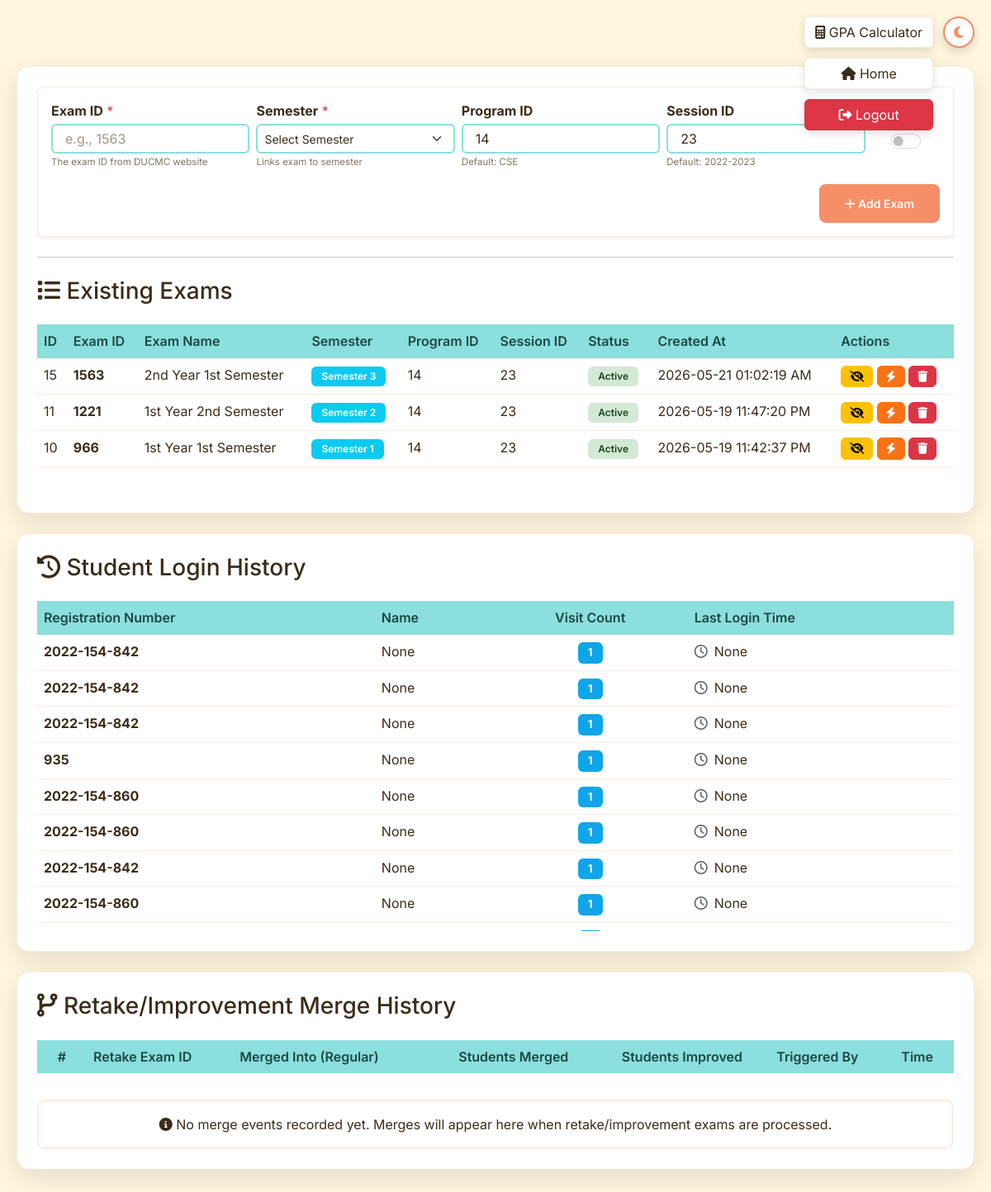
The page /admin/ (signed in) on the database its author committed.
### tables this page shows
CREATE TABLE exams(id INTEGER PRIMARY KEY AUTOINCREMENT,exam_id VARCHAR(50)NOT NULL UNIQUE,exam_name TEXT NOT NULL,program_id VARCHAR(50)DEFAULT'14',session_id VARCHAR(50)DEFAULT'23',created_at TIMESTAMP DEFAULT CURRENT_TIMESTAMP,is_active BOOLEAN DEFAULT 1, semester INTEGER);

CREATE TABLE login_logs(id INTEGER PRIMARY KEY AUTOINCREMENT,registration_no VARCHAR(50)NOT NULL,login_time TEXT NOT NULL);

### app/routes/admin.py (the view)
@admin_bp.route('/')
@login_required
def admin():
    return render_template('admin.html', exams=get_enriched_exams(exam_repo.get_all()), login_logs=login_log_repo.get_all_logs(), merge_logs=merge_log_repo.get_all())

### app/__init__.py (called while the page is built)
def format_bd_time(value):
    if not value or value == 'N/A':
        return value
    dt = None
    if isinstance(value, str):
        try:
            dt = datetime.strptime(value, '%Y-%m-%d %H:%M:%S')
        except ValueError:
            try:
                dt = datetime.strptime(value, '%Y-%m-%d %H:%M:%S.%f')
            except ValueError:
                return value
    elif isinstance(value, datetime):
        dt = value
    else:
        return value
    if dt:
        utc_dt = dt.replace(tzinfo=timezone.utc)
        bd_tz = timezone(timedelta(hours=6))
        bd_dt = utc_dt.astimezone(bd_tz)
        return bd_dt.strftime('%Y-%m-%d %I:%M:%S %p')
    return value

### app/models/models.py (called while the page is built, shortened)
def rewrite_sql(sql: str, is_pg: bool) -> str:
    if not is_pg:
        return sql

    def fetchall(self):
        rows = self.cursor.fetchall()
        return [dict(row) for row in rows] if self.is_pg else rows

    def __iter__(self):
        return self

    def __next__(self):
        row = next(self.cursor)
        return dict(row) if self.is_pg else row

    def execute(self, sql: str, params=None):
        cursor = self.conn.cursor()
        rewritten_sql = rewrite_sql(sql, self.is_pg)
        if params is None:
            cursor.execute(rewritten_sql)
        else:
            cursor.execute(rewritten_sql, params)
        return DatabaseCursorWrapper(cursor, self.is_pg)

 def get_all(self)->List[Dict]:
  with self.db.get_connection()as conn:return[dict(row)for row in conn.execute('SELECT*FROM exams ORDER BY created_at DESC')]

 def get_all_logs(self)->List[Dict]:
  try:
   with self.db.get_connection()as conn:
    return[dict(row)for row in conn.execute('SELECT*FROM login_logs ORDER BY last_login_time DESC LIMIT 100')]
  except Exception:return[]

 def get_all(self)->List[Dict]:
  try:
   with self.db.get_connection()as conn:
    return[dict(row)for row in conn.execute('SELECT*FROM merge_logs ORDER BY id DESC LIMIT 100')]
  except Exception:return[]

### app/routes/admin.py (called while the page is built)
def login_required(f):
    @wraps(f)
    def decorated_function(*args, **kwargs):
        if not session.get('logged_in'):
            flash('Please log in to access the admin panel', 'error')
            return redirect(url_for('main.login'))
        return f(*args, **kwargs)
    return decorated_function

### templates/admin.html (shortened to what this page needs)
{% extends 'base.html' %}
{% block body_class %}admin-page{% endblock %}
{% import 'components/nav.html' as nav %}
{% block navigation %}
{{ nav.navigation('admin', session) }}
{% endblock %}
{% block content %}
{% import 'components/badges.html' as badges %}
<main class="main-container">
    <div class="card">
        <div class="card-body p-4">
            <form method="POST" action="/admin/add_exam"
                class="form-container-premium mb-4 p-3 border rounded shadow-sm">
                <div class="row g-2 align-items-start">
                    <div class="col-6 col-md">
                        <div class="form-group mb-1">
                            <label for="exam_id" class="form-label mb-1"><strong>Exam ID</strong> <span
                                    class="text-danger">*</span></label>
                            <input type="text" class="form-control form-control-sm" id="exam_id" name="exam_id" required
                                placeholder="e.g., 1563">
                            <small class="text-muted d-block mt-1 form-helper-text">The exam ID from DUCMC website</small>
                        </div>
                    </div>
                    <div class="col-6 col-md">
                        <div class="form-group mb-1">
                            <label for="semester" class="form-label mb-1"><strong>Semester</strong> <span
                                    class="text-danger">*</span></label>
                            <select class="form-select form-select-sm" id="semester" name="semester" required>
                                <option value="">Select Semester</option>
                            </select>
                            <small class="text-muted d-block mt-1 form-helper-text">Links exam to semester</small>
                        </div>
                    </div>
                    <div class="col-6 col-md">
                        <div class="form-group mb-1">
                            <label for="program_id" class="form-label mb-1"><strong>Program ID</strong></label>
                            <input type="text" class="form-control form-control-sm" id="program_id" name="program_id"
                                value="14" placeholder="Default: 14">
                            <small class="text-muted d-block mt-1 form-helper-text">Default: CSE</small>
                        </div>
                    </div>
                    <div class="col-6 col-md">
                        <div class="form-group mb-1">
                            <label for="session_id" class="form-label mb-1"><strong>Session ID</strong></label>
                            <input type="text" class="form-control form-control-sm" id="session_id" name="session_id"
                                value="23" placeholder="Default: 23">
                            <small class="text-muted d-block mt-1 form-helper-text">Default: 2022-2023</small>
                        </div>
                    </div>
                    <div class="col-6 col-md-2 col-lg-1">
                        <div class="form-group mb-1 text-center">
                            <label class="form-label mb-1" style="display: inline-block; min-height: 21px;"><span
                                    class="badge badge-retake">Retake</span></label>
                            <div class="form-check form-switch d-flex align-items-center justify-content-center mb-0"
                                style="height: 36px;">
                                <input class="form-check-input mb-0" type="checkbox" id="is_retake" name="is_retake"
                                    value="1" style="cursor: pointer; transform: scale(1.15);">
                            </div>
                        </div>
                    </div>
                </div>
                <div class="d-flex align-items-center justify-content-end gap-3 mt-3">
                    <button type="submit" class="btn btn-sm btn-primary">
                        <i class="fas fa-plus"></i> Add Exam
                    </button>
                </div>
            </form>
            <hr>
            <h3 class="mb-4 mt-4"><i class="fas fa-list"></i> Existing Exams</h3>
            <div class="table-responsive">
                <table class="table table-hover">
                    <thead>
                        <tr>
                            <th>ID</th>
                            <th>Exam ID</th>
                            <th>Exam Name</th>
                            <th>Semester</th>
                            <th>Program ID</th>
                            <th>Session ID</th>
                            <th>Status</th>
                            <th>Created At</th>
                            <th>Actions</th>
                        </tr>
                    </thead>
                    <tbody>
                        {% for exam in exams %}
                        <tr>
                            <td>{{ exam.id }}</td>
                            <td><strong>{{ exam.exam_id }}</strong></td>
                            <td>{{ exam.exam_name }}</td>
                            <td>{{ badges.semester_badge(exam.semester) }}</td>
                            <td>{{ exam.program_id }}</td>
                            <td>{{ exam.session_id }}</td>
                            <td>{{ badges.active_badge(exam.is_active) }}</td>
                            <td>{{ exam.created_at | bd_time }}</td>
                            <td>
                                <form method="POST" action="/admin/toggle_exam/{{ exam.id }}" style="display: inline;">
                                    <button type="submit" class="btn btn-sm btn-warning"
                                        title="{{ 'Deactivate' if exam.is_active else 'Activate' }}">
                                        <i class="fas fa-{{ 'eye-slash' if exam.is_active else 'eye' }}"></i>
                                    </button>
                                </form>
                                <form method="POST" action="/admin/retry_scrape/{{ exam.exam_id }}"
                                    style="display: inline;"
                                    onsubmit="return confirm('Re-dispatch scrape to GitHub Actions for this exam?');">
                                    <button type="submit" class="btn btn-sm btn-warning" title="Retry Scrape"
                                        style="background:#f97316;border-color:#f97316;color:#fff;">
                                        <i class="fas fa-bolt"></i>
                                    </button>
                                </form>
                                <form method="POST" action="/admin/delete_exam/{{ exam.id }}" style="display: inline;"
                                    onsubmit="return confirm('Are you sure you want to delete this exam?');">
                                    <button type="submit" class="btn btn-sm btn-danger" title="Delete">
                                        <i class="fas fa-trash"></i>
                                    </button>
                                </form>
                            </td>
                        </tr>
                        {% endfor %}
                    </tbody>
                </table>
            </div>
        </div>
    </div>
    <div class="card mt-4">
        <div class="card-body p-4">
            <h3 class="mb-4"><i class="fas fa-history"></i> Student Login History</h3>
            <div class="table-responsive" style="max-height: 400px; overflow-y: auto;">
                <table class="table table-hover">
                    <thead>
                        <tr>
                            <th>Registration Number</th>
                            <th>Name</th>
                            <th style="text-align: center;">Visit Count</th>
                            <th>Last Login Time</th>
                        </tr>
                    </thead>
                    <tbody>
                        {% for log in login_logs %}
                        <tr>
                            <td><strong>{{ log.registration_no }}</strong></td>
                            <td>{{ log.student_name }}</td>
                            <td style="text-align: center;"><span class="badge" style="background:#0ea5e9;color:#fff;font-size:0.85em;">{{ log.visit_count }}</span></td>
                            <td><i class="far fa-clock text-muted me-2"></i>{{ log.last_login_time }}</td>
                        </tr>
                        {% endfor %}
                    </tbody>
                </table>
            </div>
        </div>
    </div>
    <div class="card mt-4">
        <div class="card-body p-4">
            <h3 class="mb-4"><i class="fas fa-code-branch"></i> Retake/Improvement Merge History</h3>
            <div class="table-responsive" style="max-height: 400px; overflow-y: auto;">
                <table class="table table-hover">
                    <thead>
                        <tr>
                            <th style="width: 60px; text-align: center;">#</th>
                            <th>Retake Exam ID</th>
                            <th>Merged Into (Regular)</th>
                            <th style="text-align: center;">Students Merged</th>
                            <th style="text-align: center;">Students Improved</th>
                            <th>Triggered By</th>
                            <th>Time</th>
                        </tr>
                    </thead>
                </table>
            </div>
            {% if not merge_logs %}
            <div class="alert alert-info text-center mb-0">
                <i class="fas fa-info-circle"></i> No merge events recorded yet. Merges will appear here when retake/improvement exams are processed.
            </div>
            {% endif %}
        </div>
    </div>
</main>
{% endblock %}

### templates/base.html (shortened to what this page needs)
<!DOCTYPE html>
<html lang="en">
<head>
    <link href="https://cdn.jsdelivr.net/npm/bootstrap@5.3.0/dist/css/bootstrap.min.css" rel="stylesheet">
    <link rel="stylesheet" href="https://cdnjs.cloudflare.com/ajax/libs/font-awesome/6.4.0/css/all.min.css">
    <link rel="stylesheet" href="{{ url_for('static', filename='css/main.css') }}">
</head>
<body class="{% block body_class %}{% endblock %}">
    <button id="themeToggle" class="theme-toggle-btn" aria-label="Toggle Theme">
        <i class="fas fa-moon"></i>
    </button>
    {% block navigation %}{% endblock %}
    {% block content %}{% endblock %}
</body>
</html>

### templates/components/nav.html (shortened to what this page needs)
{% macro navigation(current_page, session) %}
<nav class="nav-buttons-container">
    {% if session.logged_in %}
        {% if current_page != 'gpa_calc' %}
        <a href="/gpa_calc" class="btn btn-light nav-action-btn">
            <i class="fas fa-calculator"></i> GPA Calculator
        </a>
        {% endif %}
        {% if current_page != 'home' %}
        <a href="/" class="btn btn-light nav-action-btn">
            <i class="fas fa-home"></i> Home
        </a>
        {% endif %}
        {% if current_page == 'admin' %}
        <a href="/logout" class="btn btn-danger nav-action-btn" onclick="return confirm('Are you sure you want to logout?')">
            <i class="fas fa-sign-out-alt"></i> Logout
        </a>
        {% endif %}
    {% endif %}
</nav>
{% endmacro %}

### templates/components/badges.html (shortened to what this page needs)
{% macro semester_badge(semester) %}
  {% if semester %}
    <span class="badge bg-info">Semester {{ semester }}</span>
  {% else %}
    <span class="badge bg-secondary">Not Set</span>
  {% endif %}
{% endmacro %}
{% macro active_badge(is_active) %}
  {% if is_active %}
    <span class="badge badge-active">Active</span>
  {% else %}
    <span class="badge badge-inactive">Inactive</span>
  {% endif %}
{% endmacro %}

### rows shown on the page
exams: id "15", exam_id "1563", exam_name "2nd Year 1st Semester", semester "3", program_id "14", session_id "23", created_at|bd_time "2026-05-21 01:02:19 AM", is_active True (drawn)
exams: id "11", exam_id "1221", exam_name "1st Year 2nd Semester", semester "2", program_id "14", session_id "23", created_at|bd_time "2026-05-19 11:47:20 PM", is_active True (drawn)
exams: id "10", exam_id "966", exam_name "1st Year 1st Semester", semester "1", program_id "14", session_id "23", created_at|bd_time "2026-05-19 11:42:37 PM", is_active True (drawn)
login_logs: registration_no "2022-154-842", student_name "None", visit_count "1", last_login_time "None"
login_logs: registration_no "2022-154-842", student_name "None", visit_count "1", last_login_time "None"
login_logs: registration_no "2022-154-842", student_name "None", visit_count "1", last_login_time "None"
login_logs: registration_no "935", student_name "None", visit_count "1", last_login_time "None"
login_logs: registration_no "2022-154-860", student_name "None", visit_count "1", last_login_time "None"
login_logs: registration_no "2022-154-860", student_name "None", visit_count "1", last_login_time "None"
login_logs: registration_no "2022-154-842", student_name "None", visit_count "1", last_login_time "None"
login_logs: registration_no "2022-154-860", student_name "None", visit_count "1", last_login_time "None"
